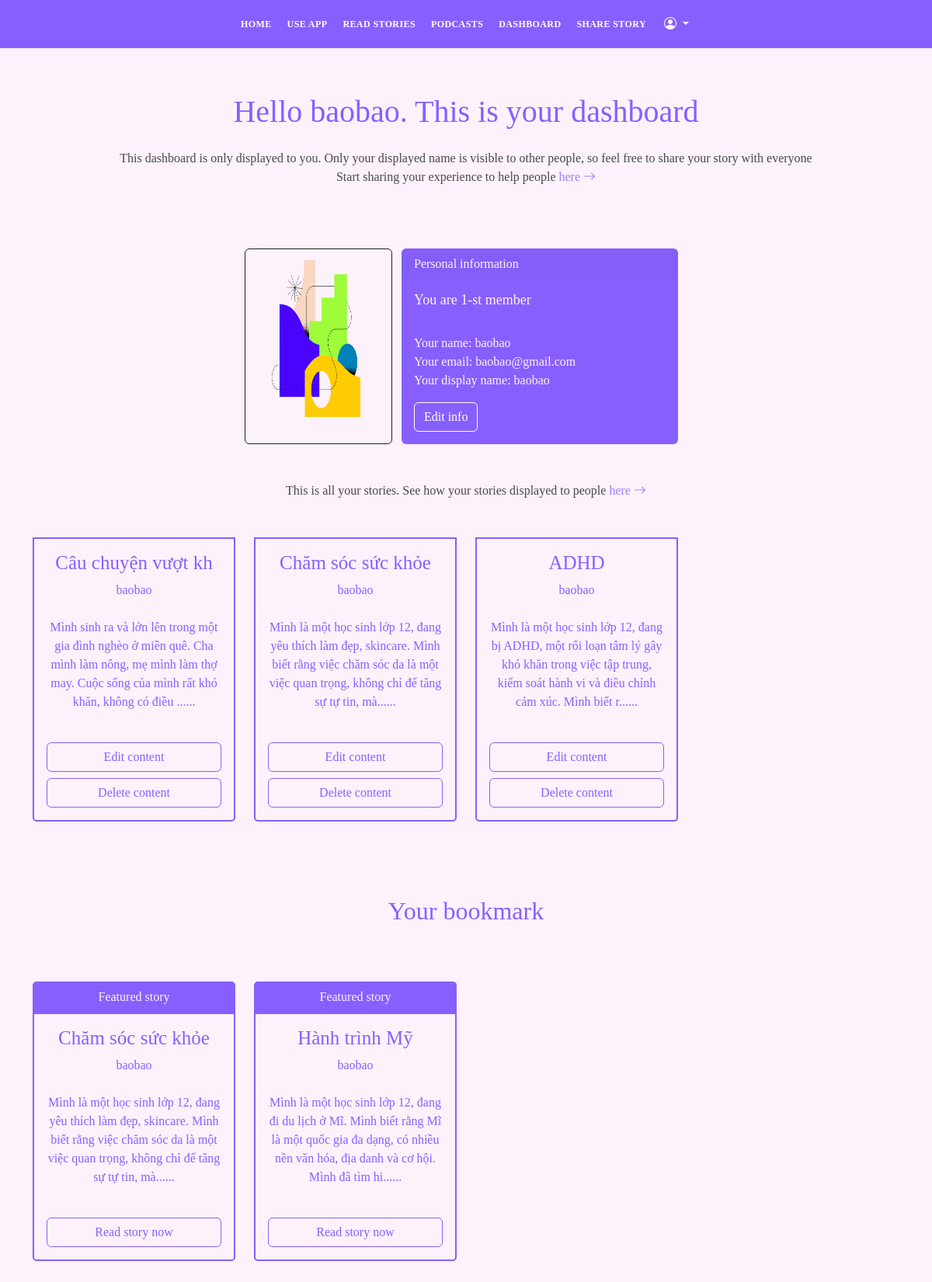
The app's page /dashboard/1 (signed in), older data.
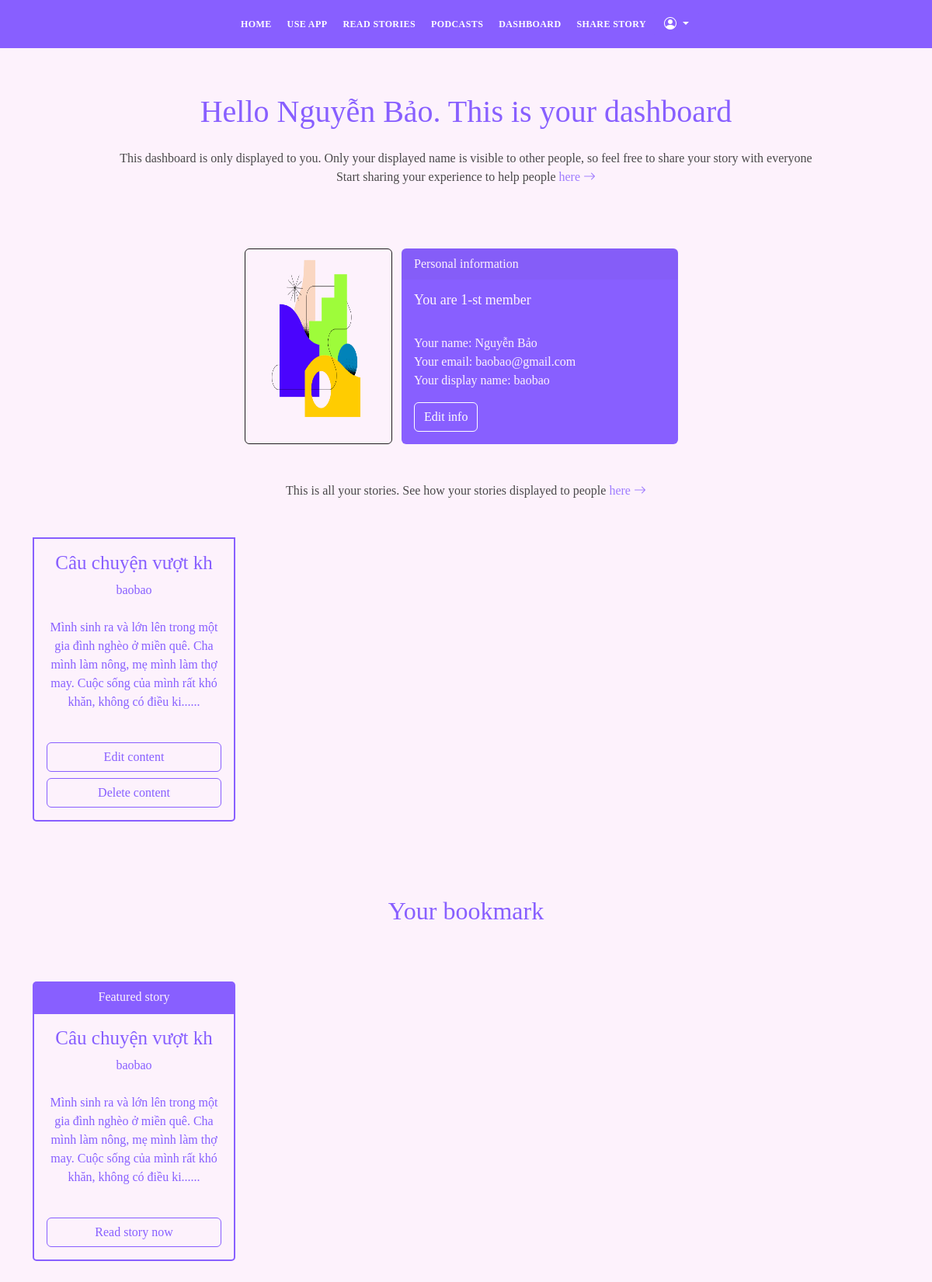
The same page, newer data.
### app.py (models this page shows, shortened)
class Users(db.Model, UserMixin):
    id = db.Column(db.Integer, primary_key=True)
    name = db.Column(db.String(200), nullable=False)
    email =  db.Column(db.String(120), nullable=False, unique=True)
    user_name = db.Column(db.String(120), nullable=False)
    password_hash = db.Column(db.String(200))
    posts = db.relationship('Blogs', backref='poster')
    comments = db.relationship('Comments', backref='commenter')
    reacts = db.relationship('Reactions', backref='reacter')
    bookmarks = db.relationship('BookMarks', backref='bookmarker')
    @property
    def password():
        raise AttributeError('password is not a readable attribute')
    date_added = db.Column(db.DateTime, default=datetime.utcnow)

class Blogs(db.Model):
    id = db.Column(db.Integer, primary_key=True)
    title = db.Column(db.String(255), nullable=False)
    content = db.Column(db.Text, nullable=False)
    date_posted = db.Column(db.DateTime, default=datetime.utcnow)
    blog_commented = db.relationship('Comments', backref='blog_commented')
    blog_reacted = db.relationship('Reactions', backref='blog_reacted')
    tags = db.relationship('Tags', backref='blog_tags')
    blog_bookmarked = db.relationship('BookMarks', backref='blog_bookmarked')
    blog_category = db.relationship('Categories', backref='blog_category')
    poster_id = db.Column(db.Integer, db.ForeignKey('users.id'))

class BookMarks(db.Model):
    id = db.Column(db.Integer, primary_key=True)
    bookmark_state = db.Column(db.String(255), nullable=False)
    date_posted = db.Column(db.DateTime, default=datetime.utcnow)
    bookmarker_id = db.Column(db.Integer, db.ForeignKey('users.id'))
    blog_id = db.Column(db.Integer, db.ForeignKey('blogs.id'))

### app.py (the view)
@app.route("/dashboard/<int:id>", methods=["GET", "POST"])
@login_required
def dashboard(id):
    user = Users.query.get_or_404(id)
    all_blogs = Blogs.query.order_by(Blogs.date_posted)
    bookmarks = BookMarks.query.order_by(BookMarks.date_posted)
    return render_template('dashboard.html', user=user, all_blogs=all_blogs, bookmarks=bookmarks)

### app.py (called while the page is built)
@app.context_processor
def base():
    form = SearchForm()
    return dict(form=form)

@login_manager.user_loader
def load_user(user_id):
    return Users.query.get(int(user_id))

### templates/dashboard.html (shortened to what this page needs)
{% include 'navbar.html' %}
<div id="hero" class="hero route bg-image">
    <div class="hero-content display-table">
        <div class="table-cell-2">
            <h1 class="text-purple"> Hello {{user.name}}. This is your dashboard</h1>
            <p class="opacity-8 mt-4 text-gray">This dashboard is only displayed to you. Only your displayed name is visible to other people, so feel free to share your story with everyone <br> Start sharing your experience to help people <a href="{{url_for('create_blog')}}">here <i class="bi bi-arrow-right"></i></a></p>
            <div class="container">
                <br>
                <div class="row mt-3">
                    <div class="col-3">
                    </div>
                    <div class="col-6">
                        <br>
                        <div class="row">
                            <div class="col-md-4 border rounded">
                                <img src="{{ url_for('static', filename='imgs/shapes/rm_6.png') }}" class="img-fluid rounded-start" alt="..." style="height:230px">
                            </div>
                            <div class="col-md-8">
                                <div class="card text-left card-primary-color-person">
                                    <div class="card-header">
                                        Personal information
                                    </div>
                                    <div class="card-body">
                                        {% if user.id == 1 %}
                                            <h5 class="card-title">You are {{user.id}}-st member</h5>
                                        {% elif user.id == 2 %}
                                            <h5 class="card-title">You are {{user.id}}-nd member</h5>
                                        {% elif user.id == 3%}
                                            <h5 class="card-title">You are {{user.id}}-rd member</h5>
                                        {% else %}
                                            <h5 class="card-title">You are {{user.id}}-th member</h5>
                                        {% endif %}
                                        <br>
                                        <p class="card-text">Your name: {{user.name}} <br> Your email: {{user.email}} <br> Your display name: {{user.user_name}}</p>
                                        <a href="{{ url_for('update_info', id=user.id)}}" class="btn btn-outline-secondary">Edit info</a>
                                    </div>
                                </div>
                            </div>
                        </div>
                    </div>
                    <div class="col-3">
                    </div>
                </div>
            </div>
            <p class="opacity-8  mt-5 text-gray" >This is all your stories. See how your stories displayed to people <a href="{{url_for('all_blogs')}}">here <i class="bi bi-arrow-right"></i></a></p>
            <div class="container mt-4">
                <div class="row mt-4">
                    {% for blog in all_blogs %}
                        {% if blog.poster.id == current_user.id %}
                            <div class="col-3 mt-4">
                                <div class="card">
                                    <div class="card-body card-primary-color">
                                        <h3 class="card-title-blog">{{blog.title[:20]}}</h3>
                                        <a href="{{url_for('other_user_blogs', id=blog.poster.id)}}"><p class="card-text">{{blog.poster.user_name}}</p></a>
                                        <p class="card-text mt-4">{{blog.content[:150]}}......</p>
                                        <br>
                                        <div class="d-grid gap-2">
                                            <a href="{{url_for('edit_blog', id=blog.id)}}" class="btn btn-outline-primary">Edit content</a>
                                            <a class="btn btn-outline-primary" data-bs-toggle="modal" data-bs-target="#deleteModal">Delete content</a>
                                        </div>
                                    </div>
                                </div>
                            </div>
                        {% endif %}
                    {% endfor %}
                </div>
            </div>
            <br><br><br>
            <br>
            <h2 class="text-purple">Your bookmark</h2>
            <div class="container mt-5">
                <div class="row">
                    {% for bookmark in bookmarks %}
                        {% if bookmark.bookmarker.id == current_user.id %}
                                <div class="col-3 mt-4">
                                    <div class="card">
                                        <div class="card-header card-secondary-color">
                                            Featured story
                                        </div>
                                        <div class="card-body card-primary-color">
                                            <h3 class="card-title-blog">{{bookmark.blog_bookmarked.title[:20]}}</h3>
                                            <a href="{{url_for('other_user_blogs', id=bookmark.bookmarker.id)}}"><p class="card-text">{{bookmark.bookmarker.user_name}}</p></a>
                                            <p class="card-text mt-4">{{bookmark.blog_bookmarked.content[:150]}}......</p>
                                            <br>
                                            <div class="d-grid gap-2">
                                                <a href="{{url_for('blog', id=bookmark.blog_bookmarked.id)}}" class="btn btn-outline-primary">Read story now</a>
                                            </div>
                                        </div>
                                    </div>
                                </div>
                        {% endif %}
                    {% endfor %}
                </div>
            </div>
            <br><br><br>
        </div>
    </div>
</div>

### templates/navbar.html (shortened to what this page needs)
<!DOCTYPE html>
<html lang="en">
<head>
    <link rel="stylesheet" href="https://cdn.jsdelivr.net/npm/bootstrap-icons@1.4.1/font/bootstrap-icons.css" />
    <link rel="stylesheet" href="{{ url_for('static', filename='vendor/bootstrap/css/bootstrap.min.css') }}">
    <link rel="stylesheet" href="{{ url_for('static', filename='vendor/bootstrap-icons/bootstrap-icons.css') }}">
    <link rel="stylesheet" href="{{ url_for('static', filename='vendor/glightbox/css/glightbox.min.css') }}">
    <link rel="stylesheet" href="{{ url_for('static', filename='vendor/swiper/swiper-bundle.min.css') }}">
    <link rel="stylesheet" href="{{ url_for('static', filename='css/index.css') }}">
</head>
<body>
    <header id="header" class="fixed-top header-scrolled">
        <div class="container d-flex align-items-center justify-content-between">
            <div class="container text-center">
                <div class="row">
                    <div class="col-2">
                    </div>
                    <div class="col-8 d-flex justify-content-center" >
                        <nav id="navbar" class="navbar ">
                            <ul>
                                <li><a class="nav-link scrollto" href="{{ url_for('home')}}">Home</a></li>
                                <li><a class="nav-link scrollto" href="http://localhost:8501/App">Use App</a></li>
                                {% if current_user.is_authenticated %}
                                    <li><a class="nav-link scrollto" href="{{ url_for('all_blogs')}}">Read stories</a></li>
                                    <li><a class="nav-link scrollto" href="{{ url_for('all_podcasts')}}">Podcasts</a></li>
                                    <li><a class="nav-link scrollto " href="{{ url_for('dashboard', id=current_user.id)}}">Dashboard</a></li>
                                    <li><a class="nav-link scrollto " href="{{ url_for('create_blog')}}">Share story</a></li>
                                    <div class="dropdown">
                                        <button class="btn btn-primary dropdown-toggle" type="button" data-bs-toggle="dropdown" aria-expanded="false">
                                            <i class="bi bi-person-circle"></i>
                                        </button>
                                    </div>
                                {% else %}
                                    <li><a class="nav-link scrollto " href="{{url_for ('registration')}}">Sign up</a></li>
                                    <li><a class="nav-link scrollto" href="{{url_for('login')}}">Log in</a></li>
                                {% endif %}
                            </ul>
                        </nav>
                    </div>
                    <div class="col-2"></div>
                </div>
            </div>
        </div>
    </header>
</body>
</html>

Row changes from the older to the newer data that the page shows:
removed Blogs: title "Chăm sóc sức khỏe", poster.user_name "baobao", content "Mình là một học sinh lớp 12, đang yêu thích làm đẹp, skincare. Mình biết rằng việc chăm sóc da là một việc quan trọng, không chỉ để tăng sự tự tin, mà"
removed Blogs: title "ADHD", poster.user_name "baobao", content "Mình là một học sinh lớp 12, đang bị ADHD, một rối loạn tâm lý gây khó khăn trong việc tập trung, kiểm soát hành vi và điều chỉnh cảm xúc. Mình biết r"
removed BookMarks: blog_bookmarked "Chăm sóc sức khỏe", bookmarker.user_name "baobao", blog_bookmarked "Mình là một học sinh lớp 12, đang yêu thích làm đẹp, skincare. Mình biết rằng việc chăm sóc da là một việc quan trọng, không chỉ để tăng sự tự tin, mà"
removed BookMarks: blog_bookmarked "Hành trình Mỹ", bookmarker.user_name "baobao", blog_bookmarked "Mình là một học sinh lớp 12, đang đi du lịch ở Mĩ. Mình biết rằng Mĩ là một quốc gia đa dạng, có nhiều nền văn hóa, địa danh và cơ hội. Mình đã tìm hi"
changed Users "baobao@gmail.com": name "baobao" → "Nguyễn Bảo"
changed Blogs "Câu chuyện vượt kh": content "Mình sinh ra và lớn lên trong một gia đình nghèo ở miền quê. Cha mình làm nông, mẹ mình làm thợ may. Cuộc sống của mình rất khó khăn, không có điều" → "Mình sinh ra và lớn lên trong một gia đình nghèo ở miền quê. Cha mình làm nông, mẹ mình làm thợ may. Cuộc sống của mình rất khó khăn, không có điều ki"
now on this page (row edited): BookMarks: blog_bookmarked "Câu chuyện vượt kh", bookmarker.user_name "baobao", blog_bookmarked "Mình sinh ra và lớn lên trong một gia đình nghèo ở miền quê. Cha mình làm nông, mẹ mình làm thợ may. Cuộc sống của mình rất khó khăn, không có điều ki"
